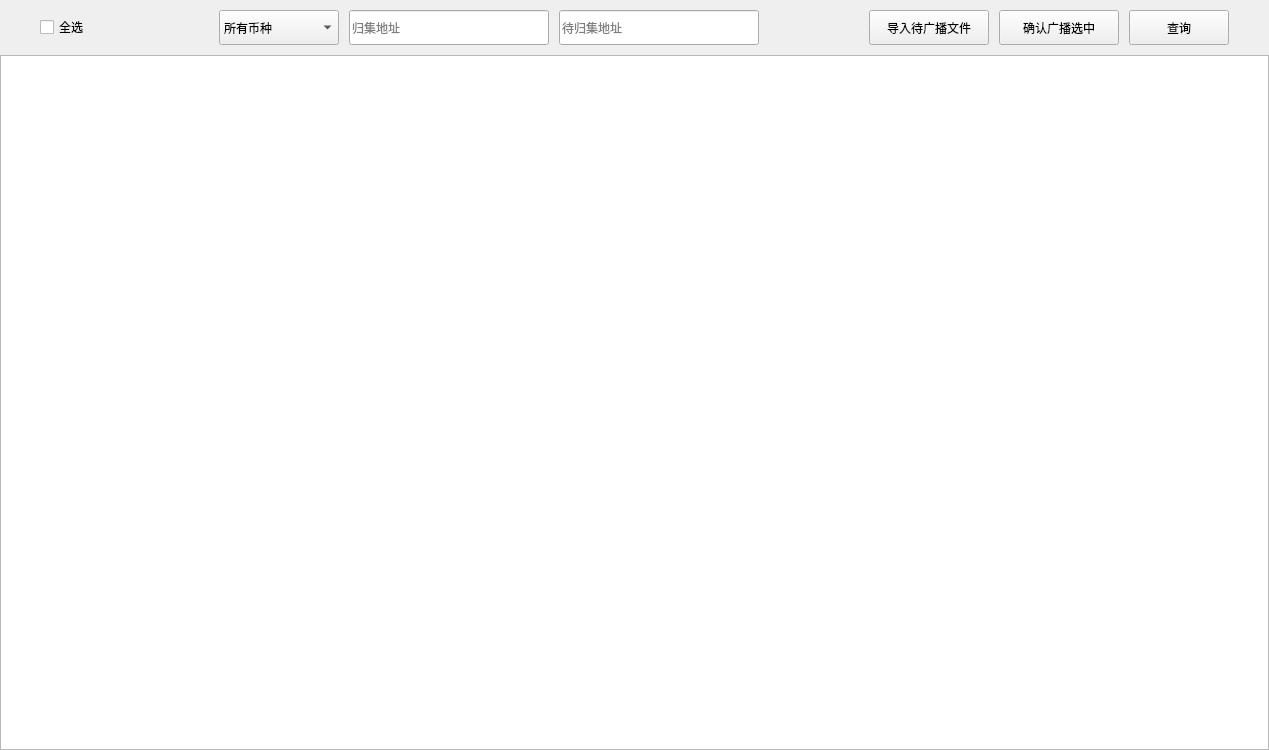
     <widget class="QWidget" name="page_CollectionBroadcast">
      <property name="minimumSize">
       <size>
        <width>1200</width>
        <height>750</height>
       </size>
      </property>
      <layout class="QVBoxLayout" name="verticalLayout_6">
       <property name="spacing">
        <number>10</number>
       </property>
       <property name="leftMargin">
        <number>0</number>
       </property>
       <property name="topMargin">
        <number>10</number>
       </property>
       <property name="rightMargin">
        <number>0</number>
       </property>
       <property name="bottomMargin">
        <number>0</number>
       </property>
       <item>
        <layout class="QHBoxLayout" name="horizontalLayout_7">
         <item>
          <spacer name="horizontalSpacer_22">
           <property name="orientation">
            <enum>Qt::Horizontal</enum>
           </property>
           <property name="sizeHint" stdset="0">
            <size>
             <width>40</width>
             <height>20</height>
            </size>
           </property>
          </spacer>
         </item>
         <item>
          <widget class="QCheckBox" name="checkBox_CollectionBroadcast_SelAll">
           <property name="text">
            <string>全选</string>
           </property>
          </widget>
         </item>
         <item>
          <spacer name="horizontalSpacer_158">
           <property name="orientation">
            <enum>Qt::Horizontal</enum>
           </property>
           <property name="sizeHint" stdset="0">
            <size>
             <width>40</width>
             <height>20</height>
            </size>
           </property>
          </spacer>
         </item>
         <item>
          <spacer name="horizontalSpacer_157">
           <property name="orientation">
            <enum>Qt::Horizontal</enum>
           </property>
           <property name="sizeHint" stdset="0">
            <size>
             <width>40</width>
             <height>20</height>
            </size>
           </property>
          </spacer>
         </item>
         <item>
          <spacer name="horizontalSpacer_156">
           <property name="orientation">
            <enum>Qt::Horizontal</enum>
           </property>
           <property name="sizeHint" stdset="0">
            <size>
             <width>40</width>
             <height>20</height>
            </size>
           </property>
          </spacer>
         </item>
         <item>
          <widget class="QComboBox" name="cbx_CollectionBroadcast_CoinType">
           <property name="minimumSize">
            <size>
             <width>120</width>
             <height>35</height>
            </size>
           </property>
           <property name="maximumSize">
            <size>
             <width>120</width>
             <height>35</height>
            </size>
           </property>
           <property name="styleSheet">
            <string notr="true"/>
           </property>
           <item>
            <property name="text">
             <string>所有币种</string>
            </property>
           </item>
          </widget>
         </item>
         <item>
          <widget class="QLineEdit" name="le_CollectionBroadcast_DstAddr">
           <property name="minimumSize">
            <size>
             <width>200</width>
             <height>35</height>
            </size>
           </property>
           <property name="maximumSize">
            <size>
             <width>16777215</width>
             <height>35</height>
            </size>
           </property>
           <property name="styleSheet">
            <string notr="true"/>
           </property>
           <property name="placeholderText">
            <string>归集地址</string>
           </property>
          </widget>
         </item>
         <item>
          <widget class="QLineEdit" name="le_CollectionBroadcast_SrcAddr">
           <property name="minimumSize">
            <size>
             <width>200</width>
             <height>35</height>
            </size>
           </property>
           <property name="maximumSize">
            <size>
             <width>16777215</width>
             <height>35</height>
            </size>
           </property>
           <property name="styleSheet">
            <string notr="true"/>
           </property>
           <property name="placeholderText">
            <string>待归集地址</string>
           </property>
          </widget>
         </item>
         <item>
          <spacer name="horizontalSpacer_23">
           <property name="orientation">
            <enum>Qt::Horizontal</enum>
           </property>
           <property name="sizeType">
            <enum>QSizePolicy::Fixed</enum>
           </property>
           <property name="sizeHint" stdset="0">
            <size>
             <width>100</width>
             <height>20</height>
            </size>
           </property>
          </spacer>
         </item>
         <item>
          <widget class="QPushButton" name="btn_CollectionBroadcast_ImportRawTx">
           <property name="minimumSize">
            <size>
             <width>120</width>
             <height>35</height>
            </size>
           </property>
           <property name="maximumSize">
            <size>
             <width>120</width>
             <height>35</height>
            </size>
           </property>
           <property name="cursor">
            <cursorShape>PointingHandCursor</cursorShape>
           </property>
           <property name="focusPolicy">
            <enum>Qt::NoFocus</enum>
           </property>
           <property name="styleSheet">
            <string notr="true"/>
           </property>
           <property name="text">
            <string>导入待广播文件</string>
           </property>
          </widget>
         </item>
         <item>
          <widget class="QPushButton" name="btn_CollectionBroadcast_Ok">
           <property name="minimumSize">
            <size>
             <width>120</width>
             <height>35</height>
            </size>
           </property>
           <property name="maximumSize">
            <size>
             <width>120</width>
             <height>35</height>
            </size>
           </property>
           <property name="cursor">
            <cursorShape>PointingHandCursor</cursorShape>
           </property>
           <property name="focusPolicy">
            <enum>Qt::NoFocus</enum>
           </property>
           <property name="styleSheet">
            <string notr="true"/>
           </property>
           <property name="text">
            <string>确认广播选中</string>
           </property>
          </widget>
         </item>
         <item>
          <widget class="QPushButton" name="btn_CollectionBroadcast_Search">
           <property name="minimumSize">
            <size>
             <width>100</width>
             <height>35</height>
            </size>
           </property>
           <property name="maximumSize">
            <size>
             <width>100</width>
             <height>35</height>
            </size>
           </property>
           <property name="cursor">
            <cursorShape>PointingHandCursor</cursorShape>
           </property>
           <property name="focusPolicy">
            <enum>Qt::NoFocus</enum>
           </property>
           <property name="styleSheet">
            <string notr="true"/>
           </property>
           <property name="text">
            <string>查询</string>
           </property>
          </widget>
         </item>
         <item>
          <spacer name="horizontalSpacer_24">
           <property name="orientation">
            <enum>Qt::Horizontal</enum>
           </property>
           <property name="sizeHint" stdset="0">
            <size>
             <width>40</width>
             <height>20</height>
            </size>
           </property>
          </spacer>
         </item>
        </layout>
       </item>
       <item>
        <layout class="QGridLayout" name="gridLayout_6">
         <property name="spacing">
          <number>0</number>
         </property>
         <item row="0" column="0">
          <widget class="QTableWidget" name="tbw_CollectionBroadcast">
           <property name="minimumSize">
            <size>
             <width>1200</width>
             <height>695</height>
            </size>
           </property>
          </widget>
         </item>
        </layout>
       </item>
      </layout>
     </widget>
